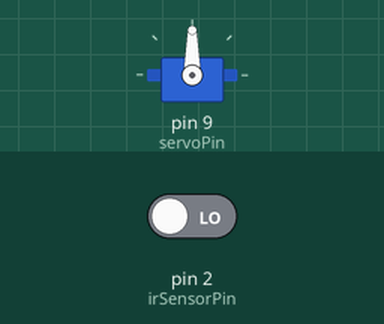
This sketch was run on a simulated Arduino Uno, built with avr-gcc and run on an emulated ATmega328P. Parts: servo. Inputs (shaded band) come from the test bench; at power-on: pin 2 (irSensorPin) LOW.

Above: at 1.2 s.
1.3 s: pin 2 (irSensorPin) driven HIGH
At 2.6 s:
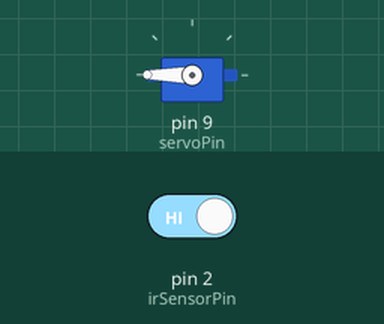
At 6.1 s:
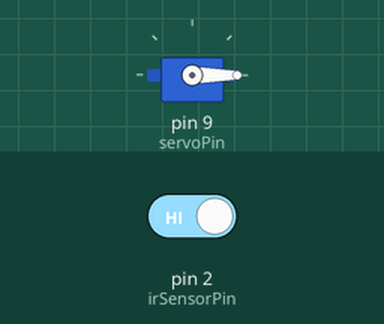
Timing chart, 0 to 7.6 s (numbered marks = the images above; inputs shaded):
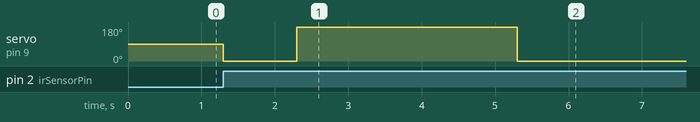

The sketch:

app.ino
```cpp
#include <Servo.h>

Servo servoMotor;
int irSensorPin = 2;
int servoPin = 9;
bool feedingInProgress = false;

void setup()
{
    servoMotor.attach(servoPin);
    pinMode(irSensorPin, INPUT);
}

void loop()
{
    if (!feedingInProgress && digitalRead(irSensorPin) == HIGH)
    {
        feedPet();
        feedingInProgress = true;
        delay(10000); // Change time like day afternoon and evening
        feedingInProgress = false;
    }
}

void feedPet()
{
    servoMotor.write(0); //close at first
    delay(1000);
    servoMotor.write(180); //opens after 1 second
    delay(3000);
    servoMotor.write(0); // closes after 3 second
}
```

Measured:
- after the input at 1.3 s, servo on pin 9 (servoPin): 90° → 0° at once, → 180° 1.0 s later, → 0° 3.0 s later
